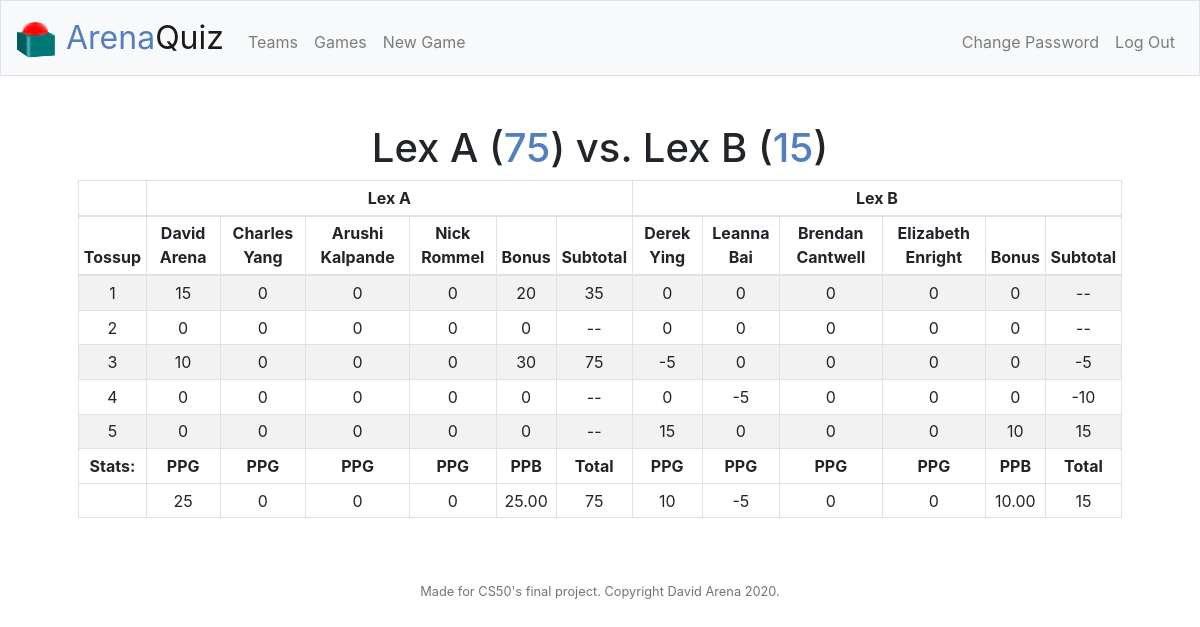
The app's page /view_game?game_id=55 (signed in) with its own data.
### tables this page shows
CREATE TABLE teams (id INTEGER PRIMARY KEY, user_id INTEGER NOT NULL, name TEXT NOT NULL, FOREIGN KEY (user_id) REFERENCES users(id));

CREATE TABLE players (id INTEGER PRIMARY KEY, user_id INTEGER NOT NULL, name TEXT NOT NULL, team_id INTEGER, FOREIGN KEY (user_id) REFERENCES users(id), FOREIGN KEY (team_id) REFERENCES teams(id));

### app.py (the view)
@app.route("/view_game", methods=["GET"])
@login_required
def view_game():
    if request.method == "GET":
        if not request.args.get("game_id"):
            return apology("Please select a game.", 404)
        gamedata = get_gamedata(request.args.get("game_id"))
        if gamedata == 404:
            return apology("Game does not exist.", 404)
        elif gamedata == 403:
            return apology("You are not allowed to view this game.", 403)
        return render_template("view_game.html", gamedata=gamedata)

### app.py (called while the page is built)
@app.after_request
def after_request(response):
    response.headers["Cache-Control"] = "no-cache, no-store, must-revalidate"
    response.headers["Expires"] = 0
    response.headers["Pragma"] = "no-cache"
    return response

### helpers.py (called while the page is built)
def login_required(f):
    @wraps(f)
    def decorated_function(*args, **kwargs):
        if session.get("user_id") is None:
            return redirect("/login")
        return f(*args, **kwargs)
    return decorated_function

def two_places(value):
    return f"{value:,.2f}"

### templates/view_game.html (shortened to what this page needs)
{% extends "layout.html" %}
{% block main %}
    <h1>{{ gamedata.left_name }} (<span class="bluetext">{{ gamedata.left_score }}</span>) vs.
        {{ gamedata.right_name }} (<span class="bluetext">{{ gamedata.right_score }}</span>)</h1>
    <table class="table table-striped table-bordered table-sm">
        <thead>
            <tr>
                <td></td>
                <th colspan="{{ gamedata.left_players|length + 2}}">{{ gamedata.left_name }}</th>
                <th colspan="{{ gamedata.right_players|length + 2}}">{{ gamedata.right_name }}</th>
            </tr>
            <tr>
                <th>Tossup</th>
                {% for player in gamedata.left_players %}
                    <th>{{ player.name }}</th>
                {% endfor %}
                <th>Bonus</th>
                <th>Subtotal</th>
                {% for player in gamedata.right_players %}
                    <th>{{ player.name }}</th>
                {% endfor %}
                <th>Bonus</th>
                <th>Subtotal</th>
            </tr>
        </thead>
        <tbody>
            {% for t_num in range(1, gamedata.last_tossup + 1) %}
                <tr>
                    <td>{{ t_num }}</td>
                    {% if t_num in gamedata.left_tossups %}
                        {% for player in gamedata.left_players %}
                            {% if gamedata.left_tossups[t_num].player_id == player.id %}
                                <td>{{ gamedata.left_tossups[t_num].score }}</td>
                            {% else %}
                                <td>0</td>
                            {% endif %}
                        {% endfor %}
                        <td>{{ gamedata.left_tossups[t_num].bonus }}</td>
                        <td>{{ gamedata.left_tossups[t_num].subscore }}</td>
                    {% else %}
                        {% for player in gamedata.left_players %}
                            <td>0</td>
                        {% endfor %}
                        <td>0</td>
                        <td>--</td>
                    {% endif %}
                    {% if t_num in gamedata.right_tossups %}
                        {% for player in gamedata.right_players %}
                            {% if gamedata.right_tossups[t_num].player_id == player.id %}
                                <td>{{ gamedata.right_tossups[t_num].score }}</td>
                            {% else %}
                                <td>0</td>
                            {% endif %}
                        {% endfor %}
                        <td>{{ gamedata.right_tossups[t_num].bonus }}</td>
                        <td>{{ gamedata.right_tossups[t_num].subscore }}</td>
                    {% else %}
                        {% for player in gamedata.right_players %}
                            <td>0</td>
                        {% endfor %}
                        <td>0</td>
                        <td>--</td>
                    {% endif %}
                </tr>
            {% endfor %}
        </tbody>
        <tfoot>
            <tr>
                <th>Stats:</th>
                {% for player in gamedata.left_players %}
                    <th>PPG</th>
                {% endfor %}
                <th>PPB</th>
                <th>Total</th>
                {% for player in gamedata.right_players %}
                    <th>PPG</th>
                {% endfor %}
                <th>PPB</th>
                <th>Total</th>
            </tr>
            <tr>
                <td></td>
                {% for player in gamedata.left_ppgs %}
                    <td>{{ gamedata.left_ppgs[player] }}</td>
                {% endfor %}
                <td>{{ gamedata.left_ppb|two_places }}</td>
                <td>{{ gamedata.left_score }}</td>
                {% for player in gamedata.right_ppgs %}
                    <td>{{ gamedata.right_ppgs[player] }}</td>
                {% endfor %}
                <td>{{ gamedata.right_ppb|two_places }}</td>
                <td>{{ gamedata.right_score }}</td>
            </tr>
        </tfoot>
    </table>
{% endblock %}

### static/styles.css (style rules this page uses)
table { margin-left: auto; margin-right: auto; width: 100%; }
.bluetext { color: #537fbe; }

### records on screen
teams: left_name "Lex A"
teams: right_name "Lex B"
players: name "David Arena", left_tossups "15", left_tossups "10"
players: name "Charles Yang", shows "0"
players: name "Arushi Kalpande", shows "0"
players: name "Nick Rommel", shows "0"
players: name "Derek Ying", right_tossups "-5", shows "0", right_tossups "15"
players: name "Leanna Bai", shows "0", right_tossups "-5"
players: name "Brendan Cantwell", shows "0"
players: name "Elizabeth Enright", shows "0"

### other values on screen
{{ gamedata.left_score }} "75"
{{ gamedata.right_score }} "15"
{{ t_num }} "1" "2" "3" "4" "5"
{{ gamedata.left_tossups[t_num].bonus }} "20" "30"
{{ gamedata.left_tossups[t_num].subscore }} "35" "75"
{{ gamedata.right_tossups[t_num].bonus }} "0" "0" "10"
{{ gamedata.right_tossups[t_num].subscore }} "-5" "-10" "15"
{{ gamedata.left_ppgs[player] }} "25" "0" "0" "0"
{{ gamedata.left_ppb|two_places }} "25.00"
{{ gamedata.right_ppgs[player] }} "10" "-5" "0" "0"
{{ gamedata.right_ppb|two_places }} "10.00"
